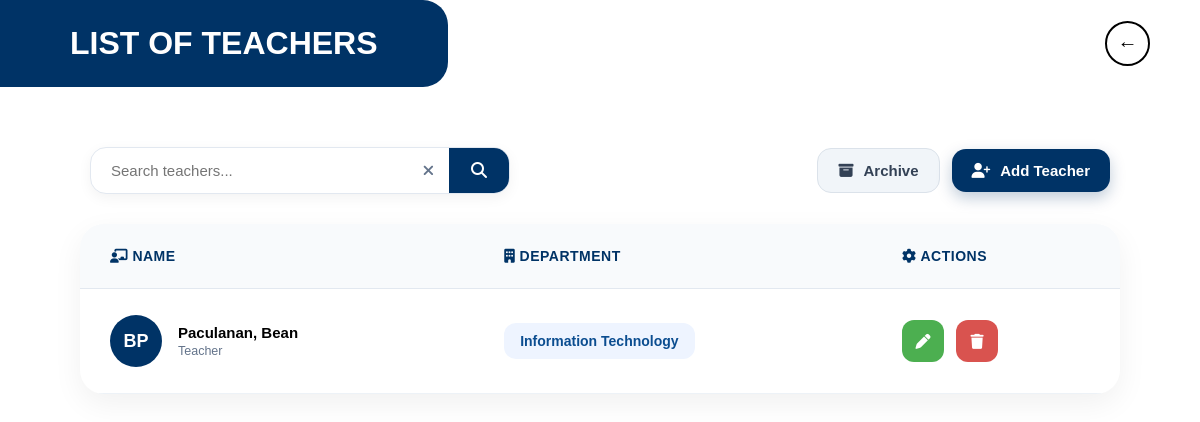
/admin/list_teacher.php, run on the app's committed database.
### tables this page shows
CREATE TABLE `teachers` (
  `id` int(10) UNSIGNED NOT NULL,
  `fname` varchar(64) NOT NULL,
  `mname` varchar(64) DEFAULT NULL,
  `lname` varchar(64) NOT NULL,
  `department` varchar(128) DEFAULT NULL,
  `subjects` text DEFAULT NULL,
  `userID` int(11) UNSIGNED DEFAULT NULL,
  `photo` longblob DEFAULT NULL,
  `archive` tinyint(1) DEFAULT 0
);

### admin/list_teacher.php (the view, shortened to what this page needs)
<?php include_once '../connectDB.php';
$search = isset($_GET['search']) ? $_GET['search'] : '';
?>
<!DOCTYPE html>
<html lang="en">
<head>
    <link rel="stylesheet" href="css/list.css">
    <link rel="stylesheet" href="https://cdnjs.cloudflare.com/ajax/libs/font-awesome/6.5.0/css/all.min.css">
</head>
<body>
    <div class="header">
        <div class="title-box">
            LIST OF TEACHERS
        </div>
        <a href="dashboard.php" class="back-btn">←</a>
    </div>
    <div class="top-controls">
        <div class="teacher-search">
            <form method="GET" action="list_teacher.php" class="search-box">
                <input type="text" name="search" id="searchInput"
                    placeholder="Search teachers..."
                    value="<?php echo htmlspecialchars($search); ?>">
                <button type="button" class="clear-btn" onclick="clearSearch()">
                    <i class="fa-solid fa-xmark"></i>
                </button>
                <button type="submit" class="search-btn">
                    <i class="fa-solid fa-magnifying-glass"></i>
                </button>
            </form>
        </div>
        <div class="teacher-actions">
            <a href="archiveTeachers.php" class="archive-btn">
                <i class="fa-solid fa-box-archive"></i> Archive
            </a>
            <a href="teacherReg.php" class="add-btn">
                <i class="fa-solid fa-user-plus"></i>Add Teacher
            </a>
        </div>
    </div>
    <div class="teacher-list">
        <table class="table">
            <thead>
                <tr>
                    <th><i class="fa-solid fa-chalkboard-teacher"></i> NAME</th>
                    <th><i class="fa-solid fa-building"></i> DEPARTMENT</th>
                    <th><i class="fa-solid fa-gear"></i> ACTIONS</th>
                </tr>
            </thead>
            <tbody>
                <?php
                $limit = 10;
                $page = isset($_GET['page']) ? (int)$_GET['page'] : 1;
                $page = max($page, 1);
                $offset = ($page - 1) * $limit;
                $searchParam = "%$search%";
                $sql = "SELECT * FROM teachers
                    WHERE (fname LIKE ? OR lname LIKE ?) AND archive = 0
                    ORDER BY lname ASC
                    LIMIT ? OFFSET ?";
                $stmt = $conn->prepare($sql);
                $stmt->bind_param("ssii", $searchParam, $searchParam, $limit, $offset);
                $stmt->execute();
                $result = $stmt->get_result();
                if ($result && $result->num_rows > 0) {
                    while ($row = $result->fetch_assoc()) {
                        $teacherName = htmlspecialchars(
                            $row['lname'] . ', ' . $row['fname'] . ' ' . $row['mname']
                        );
                        echo "
                    <tr onclick=\"goToTeacher({$row['id']})\" style='cursor:pointer;'>
                    <td>
                        <div class='name'>
                            <div class='avatar'>
                                " . strtoupper(substr($row['fname'], 0, 1) . substr($row['lname'], 0, 1)) . "
                            </div>
                            <div>
                                <strong>$teacherName</strong><br>
                                <small style='color:#64748b;'>Teacher</small>
                            </div>
                        </div>
                    </td>
                    <td>
                        <span class='dept-badge'>
                            " . htmlspecialchars($row['department']) . "
                        </span>
                    </td>
                    <td onclick='event.stopPropagation();'>
                        <div class='action-buttons'>
                            <button class='edit-btn'
                                onclick=\"openEditModal(
                                    {$row['id']},
                                    '{$row['fname']}',
                                    '{$row['mname']}',
                                    '{$row['lname']}',
                                    '{$row['department']}'
                                )\">
                                <i class='fa-solid fa-pen'></i>
                            </button>
                            <button class='delete-btn'
                                onclick=\"openDeleteModal({$row['id']})\">
                                <i class='fa-solid fa-trash'></i>
                            </button>
                        </div>
                    </td>
                    </tr>
                    ";
                    }
                } else {
                    echo "<tr><td colspan='3' style='text-align:center;'>No teachers found.</td></tr>";
                }
                ?>
            </tbody>
        </table>
    </div>
</body>
</html>

### admin/css/list.css (style rules this page uses)
* { margin: 0; padding: 0; box-sizing: border-box; font-family: Arial, sans-serif; }
body { font-size: 16px; }
.header { display: flex; justify-content: space-between; align-items: center; padding-bottom: 30px; margin-bottom: 30px; }
.title-box { background: #003366; color: white; font-weight: 900; font-size: 32px; padding: 25px 70px; border-top-right-radius: 25px; border-bottom-right-radius: 25px; border-top-left-radius: 0; border-bottom-left-radius: 0; }
.back-btn { margin-right: 50px; width: 45px; height: 45px; border: 2px solid black; border-radius: 50%; color: black; display: flex; justify-content: center; align-items: center; font-size: 20px; cursor: pointer; padding-bottom: 5px; text-decoration: none; transition: transform 0.3s; }
.top-controls { display:flex; justify-content:space-between; align-items:center; margin-bottom:30px; flex-wrap:wrap; gap:20px; margin-left: 90px; }
.teacher-search { display:flex; align-items:center; }
.search-box { width:420px; background:white; border:1px solid #e2e8f0; border-radius:16px; overflow:hidden; display:flex; align-items:center; box-shadow:0 4px 14px rgba(0,0,0,0.05); }
.search-box input { flex:1; border:none; outline:none; padding:13px 20px; font-size:15px; background:transparent; }
.clear-btn { border:none; background:transparent; padding:0 15px; color:#64748b; cursor:pointer; font-size:15px; }
.search-btn { border:none; background:#003366; color:white; width:60px; height:45px; cursor:pointer; font-size:16px; transition:.3s; }
.teacher-actions { display:flex; align-items:center; gap:16px; margin-right: 90px; }
.archive-btn, .add-btn { border:none; padding:13px 20px; border-radius:14px; font-size:15px; font-weight:600; cursor:pointer; transition:.3s; display:flex; align-items:center; gap:10px; text-decoration: none; }
.archive-btn { background:#f1f5f9; color:#334155; border:1px solid #dbe2ea; }
.add-btn { background:#003366; color:white; box-shadow:0 6px 15px rgba(0,51,102,.25); }
.teacher-list { background:white; border-radius:24px; overflow:hidden; box-shadow:0 10px 30px rgba(0,0,0,0.06); margin-left: 80px; margin-right: 80px; }
.table { width:100%; border-collapse:collapse; }
.table thead { background:#f8fafc; }
.table th { padding:24px 30px; text-align:left; font-size:14px; color:#003366; font-weight:700; letter-spacing:.5px; border-bottom:1px solid #e2e8f0; }
.table td { padding:26px 30px; border-bottom:1px solid #edf2f7; font-size:15px; vertical-align:middle; }
.table tbody tr { transition:.2s; }
.name { display:flex; align-items:center; gap:16px; }
.avatar { width:52px; height:52px; border-radius:50%; background:#003366; color:white; display:flex; justify-content:center; align-items:center; font-weight:700; font-size:18px; }
.dept-badge { display:inline-flex; align-items:center; gap:8px; background:#eef4ff; color:#0b4d90; padding:10px 16px; border-radius:12px; font-size:14px; font-weight:600; }
.action-buttons { display:flex; gap:12px; }
.edit-btn, .delete-btn { width:42px; height:42px; border:none; border-radius:12px; cursor:pointer; font-size:15px; transition:.2s; }
.edit-btn { background: #4CAF50; color: white; border: none; padding: 6px; cursor: pointer; }
.delete-btn { background: #d9534f; color: white; border: none; padding: 6px; cursor: pointer; }

### admin/list_teacher.php (style rules this page uses)
.edit-btn { background: #4CAF50; color: white; border: none; padding: 6px; cursor: pointer; }
.delete-btn { background: #d9534f; color: white; border: none; padding: 6px; cursor: pointer; }
.teacher-actions { display: flex; gap: 12px; align-items: center; }

### data on the page
teachers: fname+lname "BP", teacherName "Paculanan, Bean", department "Information Technology"
